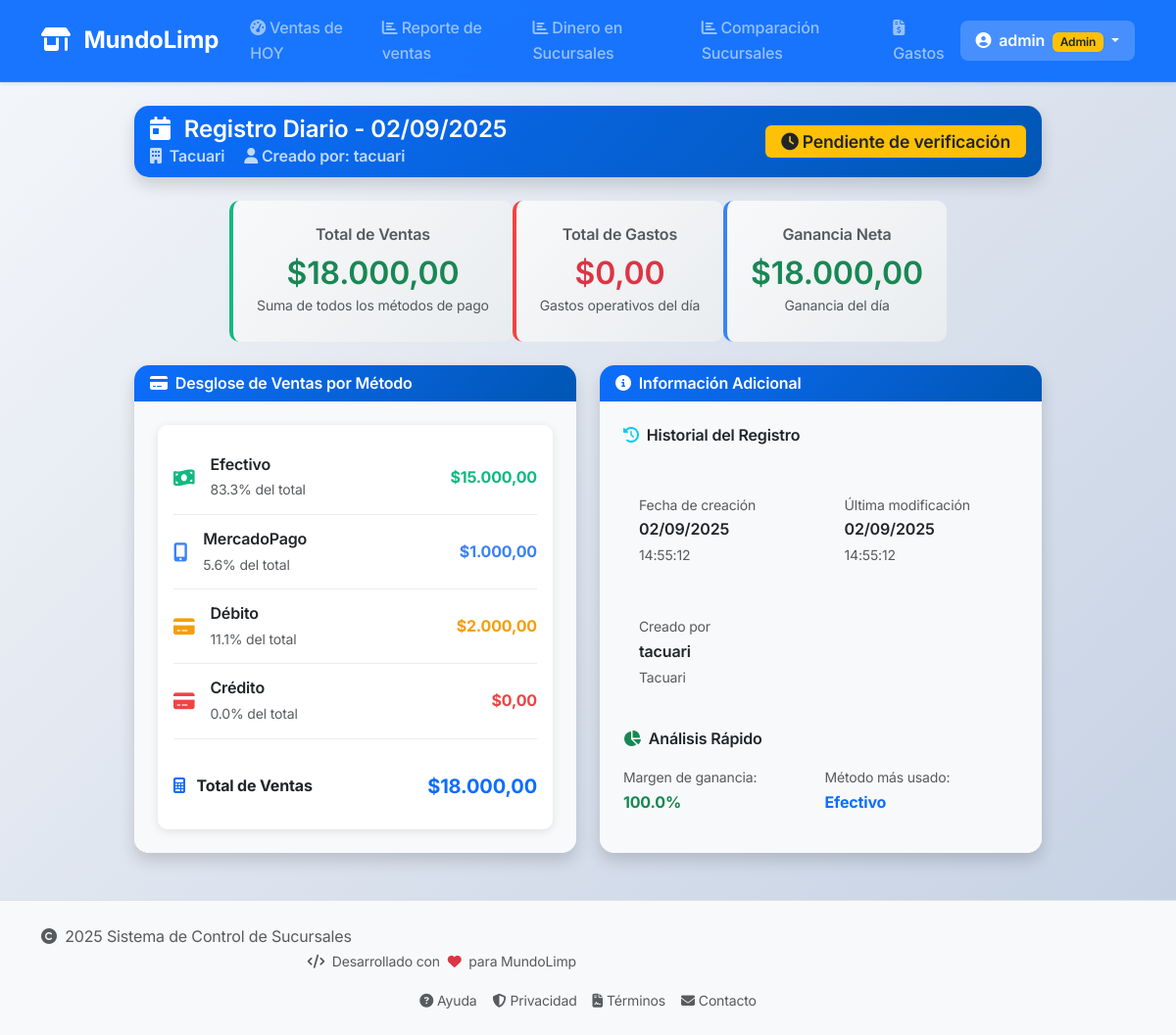
/daily-records/view/20 (signed in), run on an earlier commit of the app's database.
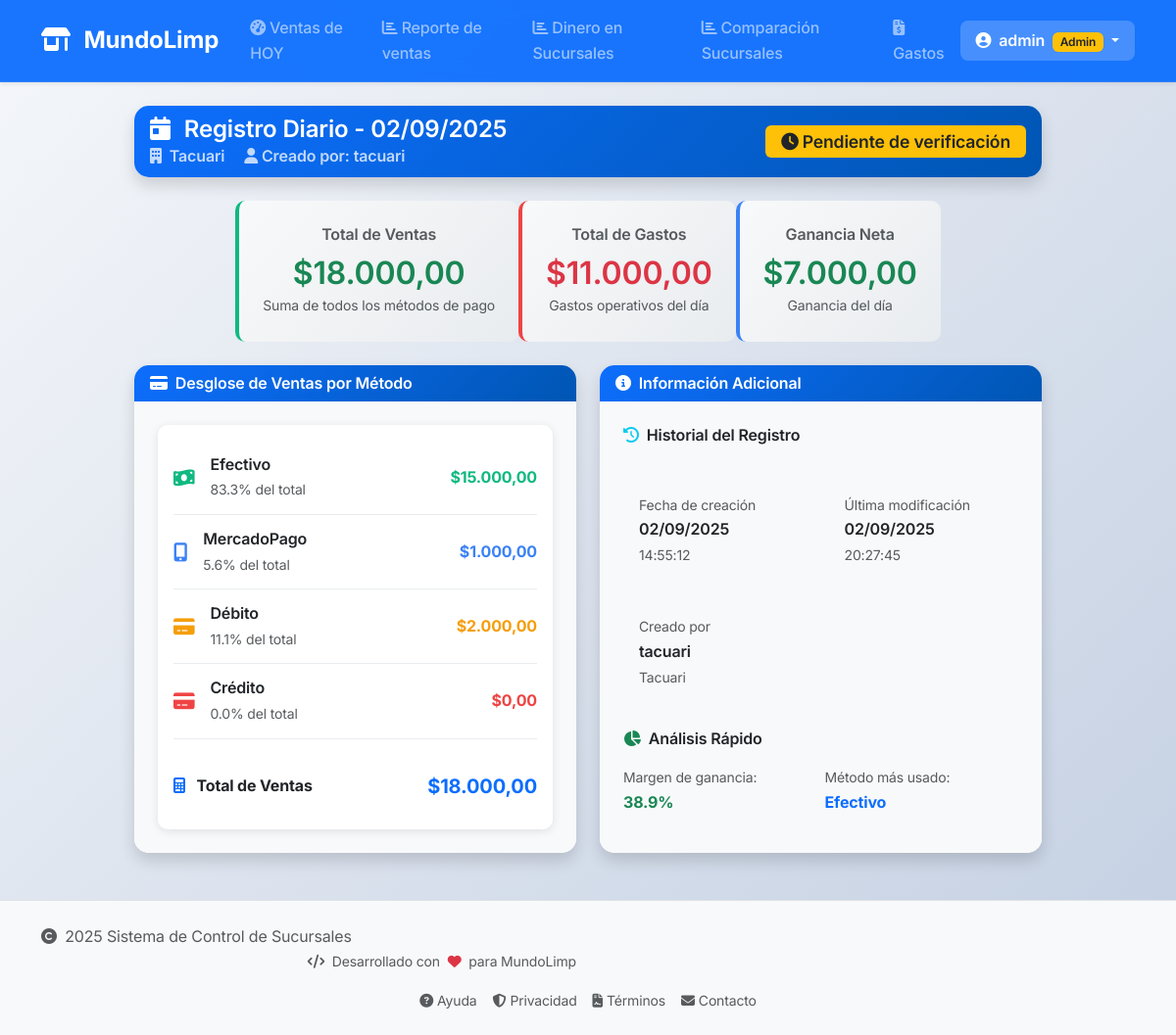
And on a later commit of the database.
### app/models/daily_record.py (models this page shows, shortened)
class DailyRecord(db.Model):
    __tablename__ = 'daily_records'
    id = db.Column(db.Integer, primary_key=True)
    user_id = db.Column(
        db.Integer,
        db.ForeignKey('users.id', ondelete='CASCADE'),
        nullable=False,
        index=True
    )
    branch_name = db.Column(db.String(100), nullable=False, index=True)
    record_date = db.Column(
        db.Date,
        nullable=False,
        default=datetime.date.today,
        index=True
    )
    total_sales = db.Column(
        db.Numeric(10, 2),
        nullable=False,
        default=0.00
    )
    cash_sales = db.Column(
        db.Numeric(10, 2),
        nullable=False,
        default=0.00
    )
    mercadopago_sales = db.Column(
        db.Numeric(10, 2),
        nullable=False,
        default=0.00
    )
    debit_sales = db.Column(
        db.Numeric(10, 2),
        nullable=False,
        default=0.00
    )
    credit_sales = db.Column(
        db.Numeric(10, 2),
        nullable=False,
        default=0.00
    )
    total_expenses = db.Column(
        db.Numeric(10, 2),
        nullable=False,
        default=0.00
    )
    created_at = db.Column(
        db.DateTime,
        default=datetime.datetime.now,
        nullable=False
    )
    updated_at = db.Column(
        db.DateTime,
        default=datetime.datetime.now,
        onupdate=datetime.datetime.now,
        nullable=False
    )
    notes = db.Column(db.Text, nullable=True)
    is_verified = db.Column(db.Boolean, default=False, nullable=False)
    verified_by = db.Column(
        db.Integer,
        db.ForeignKey('users.id'),
        nullable=True
    )
    verified_at = db.Column(db.DateTime, nullable=True)
    __table_args__ = (
        db.UniqueConstraint(
            'branch_name',
            'record_date',
            name='_branch_date_uc'
        ),
        db.Index('idx_branch_date', 'branch_name', 'record_date'),
        db.Index('idx_user_date', 'user_id', 'record_date'),
        db.CheckConstraint('total_sales >= 0', name='check_total_sales_positive'),
        db.CheckConstraint('cash_sales >= 0', name='check_cash_sales_positive'),
        db.CheckConstraint('mercadopago_sales >= 0', name='check_mercadopago_sales_positive'),
        db.CheckConstraint('debit_sales >= 0', name='check_debit_sales_positive'),
        db.CheckConstraint('credit_sales >= 0', name='check_credit_sales_positive'),
        db.CheckConstraint('total_expenses >= 0', name='check_total_expenses_positive')
    )
    def get_net_amount(self):
        return float(self.total_sales) - float(self.total_expenses)
    is_withdrawn = db.Column(db.Boolean, default=False, nullable=False)
    withdrawn_at = db.Column(db.DateTime, nullable=True)
    withdrawn_by = db.Column(
        db.Integer,
        db.ForeignKey('users.id'),
        nullable=True
    )

### app/routes/daily_records.py (the view)
@daily_records_bp.route('/view/<int:id>')
@login_required
def view(id):
    record = DailyRecord.query.get_or_404(id)
    if not current_user.can_view_record(record):
        abort(403)
    return render_template(
        'daily_records/view.html',
        title=f'Registro del {record.record_date.strftime("%d/%m/%Y")}',
        record=record
    )

### app/models/user.py (called while the page is built)
    def is_admin_user(self):
        return self.role == 'admin' and self.is_admin

    def can_view_record(self, daily_record):
        if self.is_admin_user():
            return True
        if self.is_branch_user():
            return (daily_record.user_id == self.id or
                    daily_record.branch_name == self.branch_name)
        return False

### app/templates/daily_records/view.html (shortened to what the changed rows need)
{% extends "layout/base.html" %}
{% block content %}
<div class="container my-4">
    <div class="row justify-content-center">
        <div class="col-lg-10">
            <div class="card detail-card mb-4">
                <div class="card-header bg-primary text-white">
                    <div class="d-flex justify-content-between align-items-center">
                        <div>
                            <h4 class="mb-0">
                                <i class="fas fa-calendar-day me-2"></i>
                                Registro Diario - {{ record.record_date.strftime('%d/%m/%Y') }}
                            </h4>
                            <p class="mb-0 opacity-75">
                                <i class="fas fa-building me-2"></i>{{ record.branch_name }}
                                <span class="ms-3">
                                </span>
                            </p>
                        </div>
                    </div>
                </div>
            </div>
            <div class="row mb-4 totales">
                <div class="col-md-4">
                    <div class="metric-display sales">
                        <h6 class="text-muted mb-2">Total de Ventas</h6>
                        <h2 class="text-success mb-0">
                            {{ "{:,.2f}".format(record.total_sales).replace(",", "X").replace(".", ",").replace("X", ".") }}
                        </h2>
                        <small class="text-muted">Suma de todos los métodos de pago</small>
                    </div>
                </div>
                <div class="col-md-4">
                    <div class="metric-display expenses">
                        <h6 class="text-muted mb-2">Total de Gastos</h6>
                        <h2 class="text-danger mb-0">
                            {{ "{:,.2f}".format(record.total_expenses).replace(",", "X").replace(".", ",").replace("X", ".") }}
                        </h2>
                        <small class="text-muted">Gastos operativos del día</small>
                    </div>
                </div>
                <div class="col-md-4">
                    {% set net_amount = record.get_net_amount() %}
                    <div class="metric-display net">
                        <h6 class="text-muted mb-2">Ganancia Neta</h6>
                        <h2 class="{{ 'text-success' if net_amount >= 0 else 'text-danger' }} mb-0">
                            {{ "{:,.2f}".format(net_amount).replace(",", "X").replace(".", ",").replace("X", ".") }}
                        </h2>
                        <small class="text-muted">
                            {{ 'Ganancia' if net_amount >= 0 else 'Pérdida' }} del día
                        </small>
                    </div>
                </div>
            </div>
            <div class="row">
                <div class="col-lg-6 mb-4">
                    <div class="card detail-card h-100">
                        <div class="card-body">
                            <div class="payment-breakdown">
                                {% set payment_methods = [
                                    ('cash_sales', 'Efectivo', 'money-bill-wave', '#10b981'),
                                    ('mercadopago_sales', 'MercadoPago', 'mobile-alt', '#3b82f6'),
                                    ('debit_sales', 'Débito', 'credit-card', '#f59e0b'),
                                    ('credit_sales', 'Crédito', 'credit-card', '#ef4444')
                                ] %}
                                <div class="payment-item border-top-2 pt-3 mt-3">
                                    <div class="fw-bold">
                                        <i class="fas fa-calculator me-2 text-primary"></i>
                                        Total de Ventas
                                    </div>
                                    <div class="fw-bold text-primary fs-5">
                                        ${{ "{:,.2f}".format(record.total_sales).replace(",", "X").replace(".", ",").replace("X", ".") }}
                                    </div>
                                </div>
                            </div>
                        </div>
                    </div>
                </div>
                <div class="col-lg-6 mb-4">
                    <div class="card detail-card h-100">
                        <div class="card-body">
                            <div class="row g-3">
                                <div class="col-6">
                                    <div class="bg-light p-3 rounded">
                                        <small class="text-muted">Fecha de creación</small>
                                        <div class="fw-semibold">
                                            {{ record.created_at | date_ar }}
                                        </div>
                                        <small class="text-muted">
                                            {{ record.created_at | time_ar }}
                                        </small>
                                    </div>
                                </div>
                                <div class="col-6">
                                    <div class="bg-light p-3 rounded">
                                        <small class="text-muted">Última modificación</small>
                                        <div class="fw-semibold">
                                            {{ record.updated_at | date_ar }}
                                        </div>
                                        <small class="text-muted">
                                            {{ record.updated_at | time_ar }}
                                        </small>
                                    </div>
                                </div>
                            </div>
                            <div class="mt-4">
                                <div class="row g-2">
                                    <div class="col-6">
                                        <small class="text-muted">Margen de ganancia:</small>
                                        {% set margin = (net_amount / record.total_sales|float * 100) if record.total_sales|float > 0 else 0 %}
                                        <div class="fw-bold {{ 'text-success' if margin > 10 else 'text-warning' if margin > 0 else 'text-danger' }}">
                                            {{ "%.1f"|format(margin) }}%
                                        </div>
                                    </div>
                                        {% set methods = [
                                            ('Efectivo', record.cash_sales|float),
                                            ('MercadoPago', record.mercadopago_sales|float),
                                            ('Débito', record.debit_sales|float),
                                            ('Crédito', record.credit_sales|float)
                                        ] %}
                                        {% set top_method = methods | max(attribute=1) %}
                                </div>
                            </div>
                        </div>
                    </div>
                </div>
            </div>
        </div>
    </div>
</div>
{% endblock %}

What changed in the data, as far as the page shows it:
changed DailyRecord "Tacuari": total_expenses "$0,00" → "$11.000,00"; updated_at "14:55:12" → "20:27:45"
Also different on the page:
{{ "%.1f"|format(margin) }}: "100.0" → "38.9"
text no longer shown: "$18.000,00"
text now shown: "$7.000,00"
